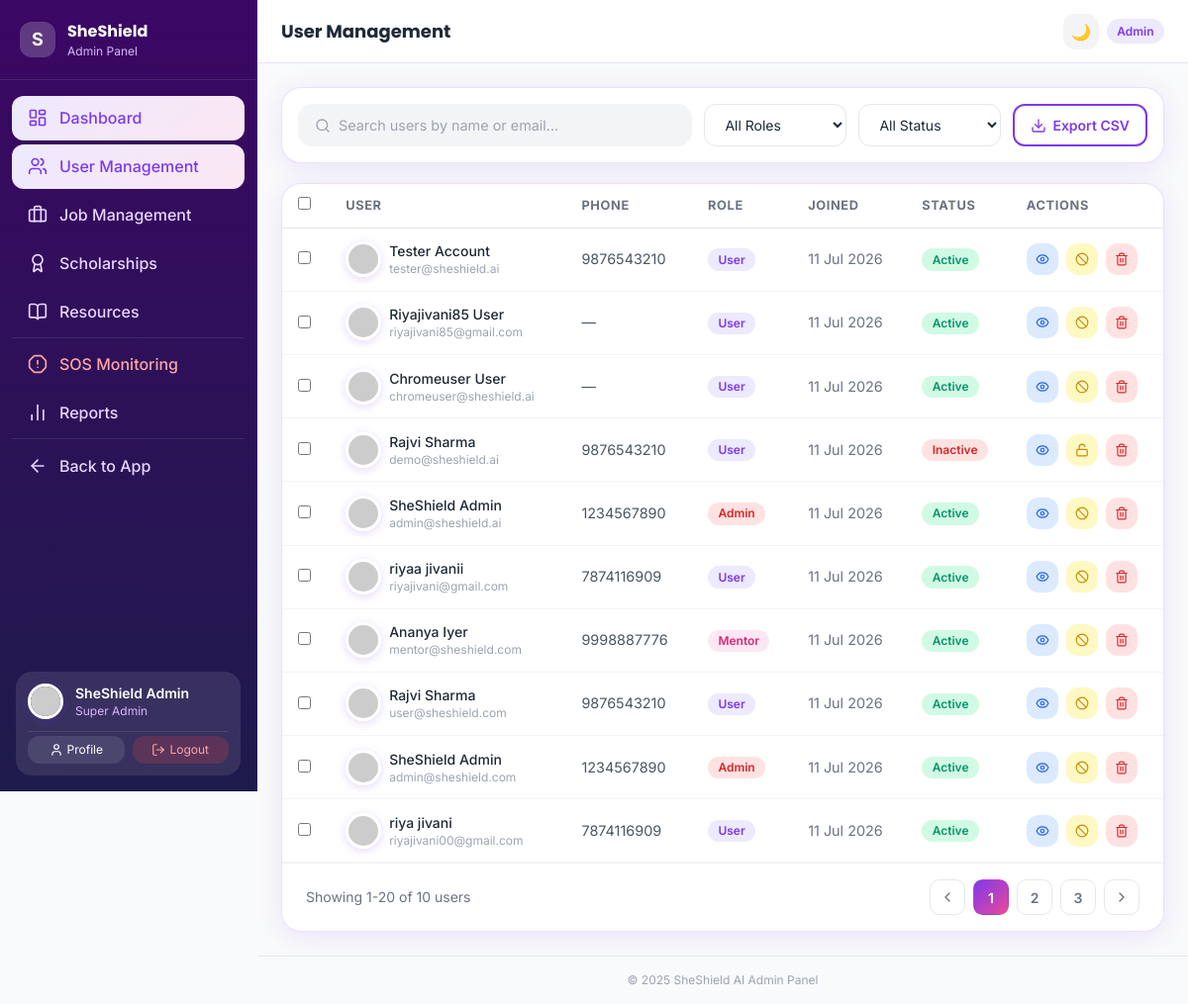
Page /adminpanel/users/ (signed in) on the committed database.
### core/models.py (models this page shows, shortened)
class User(AbstractUser):
    ROLE_CHOICES = [
        ('user', 'User'),
        ('mentor', 'Mentor'),
        ('admin', 'Admin'),
    ]
    role = models.CharField(max_length=10, choices=ROLE_CHOICES, default='user')
    phone = models.CharField(max_length=15, blank=True)
    date_of_birth = models.DateField(null=True, blank=True)
    city = models.CharField(max_length=100, blank=True)
    bio = models.TextField(blank=True)
    profile_photo = models.ImageField(upload_to='profiles/', null=True, blank=True)
    resume = models.FileField(upload_to='resumes/', null=True, blank=True)
    safety_score = models.IntegerField(default=85)
    is_location_sharing = models.BooleanField(default=True)
    created_at = models.DateTimeField(auto_now_add=True)
    @property
    def dob(self):
        return self.date_of_birth

### adminpanel/views.py (the view)
# urls.py: path('adminpanel/users/', views.admin_users_view, name='admin_users'),
@login_required
@user_passes_test(is_admin)
def admin_users_view(request):
    users = User.objects.all().order_by('-date_joined')
    return render(request, 'admin/admin_users.html', {
        'users': users,
        'total': users.count(),
    })

### adminpanel/views.py (called while the page is built)
def is_admin(user):
    return user.is_authenticated and (user.is_staff or user.role == 'admin')

### core/context_processors.py (called while the page is built)
def notifications_processor(request):
    if request.user.is_authenticated:
        recent = request.user.notifications.all().order_by('-created_at')[:5]
        unread = request.user.notifications.filter(is_read=False).count()
        return {
            'recent_notifications': recent,
            'unread_notifications_count': unread,
        }
    return {
        'recent_notifications': [],
        'unread_notifications_count': 0,
    }

### templates/admin/admin_users.html (shortened to what this page needs)
{% extends 'layouts/admin_layout.html' %}
{% load static %}
{% block page_title %}User Management{% endblock %}
{% block content %}
<div class="space-y-5">
  <div class="card p-4">
    <div class="flex flex-col sm:flex-row gap-3">
      <div class="search-bar flex-1">
        <i data-lucide="search" class="w-4 h-4 text-gray-400"></i>
        <input id="userSearch" type="search" placeholder="Search users by name or email…"/>
      </div>
      <select class="form-input w-full sm:w-36 text-sm" id="roleFilter">
        <option value="">All Roles</option><option>User</option><option>Mentor</option><option>Admin</option>
      </select>
      <select class="form-input w-full sm:w-36 text-sm" id="statusFilter">
        <option value="">All Status</option><option>Active</option><option>Inactive</option><option>Banned</option>
      </select>
      <a href="{% url 'admin_export_users' %}" class="btn-outline text-sm py-2 px-4 flex items-center gap-1.5 whitespace-nowrap">
        <i data-lucide="download" class="w-4 h-4"></i> Export CSV
      </a>
    </div>
  </div>
  <div class="card overflow-hidden">
    <div class="overflow-x-auto">
      <table class="data-table">
        <thead>
          <tr>
            <th><input type="checkbox" class="accent-purple-600" id="selectAll"/></th>
            <th>User</th><th>Phone</th><th>Role</th><th>Joined</th><th>Status</th><th>Actions</th>
          </tr>
        </thead>
        <tbody id="userTableBody">
          {% for user in users %}
          <tr class="user-row" data-role="{{ user.role|lower }}">
            <td><input type="checkbox" class="accent-purple-600 row-check"/></td>
            <td>
              <div class="flex items-center gap-2">
                <img src="https://ui-avatars.com/api/?name={{ user.first_name }}&background=7C3AED&color=fff&size=36" class="avatar w-9 h-9"/>
                <div><p class="font-medium text-sm">{{ user.get_full_name }}</p><p class="text-xs text-gray-400">{{ user.email }}</p></div>
              </div>
            </td>
            <td class="text-sm text-gray-600 dark:text-gray-400">{{ user.phone|default:'—' }}</td>
            <td><span class="badge {% if user.role == 'mentor' %}badge-pink{% elif user.role == 'admin' %}badge-red{% else %}badge-purple{% endif %} text-xs">{{ user.role|capfirst }}</span></td>
            <td class="text-sm text-gray-500">{{ user.date_joined|date:'d M Y' }}</td>
            <td>
              <span class="badge status-badge {% if user.is_active %}badge-green{% else %}badge-red{% endif %} text-xs">
                {% if user.is_active %}Active{% else %}Inactive{% endif %}
              </span>
            </td>
            <td>
              <div class="flex items-center gap-2">
                <a href="{% url 'admin_user_detail' pk=user.id %}" class="w-8 h-8 rounded-xl bg-blue-100 dark:bg-blue-900/30 flex items-center justify-center text-blue-600 hover:bg-blue-200 transition"><i data-lucide="eye" class="w-3.5 h-3.5"></i></a>
                <button class="w-8 h-8 rounded-xl bg-yellow-100 dark:bg-yellow-900/30 flex items-center justify-center text-yellow-600 hover:bg-yellow-200 transition" onclick="banUser('{{ user.id }}', this)" title="Toggle active"><i data-lucide="{% if user.is_active %}ban{% else %}unlock{% endif %}" class="w-3.5 h-3.5"></i></button>
                <button class="w-8 h-8 rounded-xl bg-red-100 dark:bg-red-900/30 flex items-center justify-center text-red-600 hover:bg-red-200 transition" onclick="deleteUser('{{ user.id }}', this)" title="Delete user"><i data-lucide="trash-2" class="w-3.5 h-3.5"></i></button>
              </div>
            </td>
          </tr>
          {% endfor %}
        </tbody>
      </table>
    </div>
    <div class="flex items-center justify-between px-6 py-4 border-t border-gray-100 dark:border-purple-900/30">
      <p class="text-sm text-gray-500">Showing {{ start|default:'1' }}-{{ end|default:'20' }} of {{ total|default:'2847' }} users</p>
      <div class="flex gap-2">
        <button class="page-btn"><i data-lucide="chevron-left" class="w-4 h-4"></i></button>
        <button class="page-btn active">1</button>
        <button class="page-btn">2</button>
        <button class="page-btn">3</button>
        <button class="page-btn"><i data-lucide="chevron-right" class="w-4 h-4"></i></button>
      </div>
    </div>
  </div>
</div>
{% endblock %}

### templates/layouts/admin_layout.html (shortened to what this page needs)
{% load static %}
<!DOCTYPE html>
{% load static %}
<html lang="en" class="">
<head>
  <script src="https://cdn.tailwindcss.com"></script>
  <link rel="stylesheet" href="{% static 'css/custom.css' %}"/>
</head>
<body class="bg-gray-50 dark:bg-[#0A0612] min-h-screen">
  <aside id="sidebar" class="sidebar flex flex-col" style="background:linear-gradient(180deg,#3B0764,#1E1B4B);">
    <div class="flex items-center gap-3 px-5 py-5 border-b border-white/10">
      <div class="w-9 h-9 rounded-xl bg-white/20 flex items-center justify-center"><span class="text-white font-bold text-lg">S</span></div>
      <div><p class="font-display font-bold text-white">SheShield</p><p class="text-xs text-purple-300">Admin Panel</p></div>
    </div>
    <nav class="flex-1 px-3 py-4 space-y-1 overflow-y-auto">
      <a href="{% url 'admin_dashboard' %}" class="sidebar-link text-purple-200 hover:text-white hover:bg-white/10" id="adminNav1">
        <i data-lucide="layout-dashboard" class="icon"></i><span>Dashboard</span>
      </a>
      <a href="{% url 'admin_users' %}" class="sidebar-link text-purple-200 hover:text-white hover:bg-white/10">
        <i data-lucide="users" class="icon"></i><span>User Management</span>
      </a>
      <a href="{% url 'admin_jobs' %}" class="sidebar-link text-purple-200 hover:text-white hover:bg-white/10">
        <i data-lucide="briefcase" class="icon"></i><span>Job Management</span>
      </a>
      <a href="{% url 'admin_scholarships' %}" class="sidebar-link text-purple-200 hover:text-white hover:bg-white/10">
        <i data-lucide="award" class="icon"></i><span>Scholarships</span>
      </a>
      <a href="{% url 'admin_resources' %}" class="sidebar-link text-purple-200 hover:text-white hover:bg-white/10">
        <i data-lucide="book-open" class="icon"></i><span>Resources</span>
      </a>
      <div class="section-divider" style="background:rgba(255,255,255,0.1)"></div>
      <a href="{% url 'admin_sos' %}" class="sidebar-link text-red-300 hover:text-white hover:bg-red-900/30">
        <i data-lucide="alert-octagon" class="icon"></i><span>SOS Monitoring</span>
      </a>
      <a href="{% url 'admin_reports' %}" class="sidebar-link text-purple-200 hover:text-white hover:bg-white/10">
        <i data-lucide="bar-chart-2" class="icon"></i><span>Reports</span>
      </a>
      <div class="section-divider" style="background:rgba(255,255,255,0.1)"></div>
      <a href="{% url 'dashboard' %}" class="sidebar-link text-purple-200 hover:text-white hover:bg-white/10">
        <i data-lucide="arrow-left" class="icon"></i><span>Back to App</span>
      </a>
    </nav>
    <div class="px-4 pb-4 mt-auto">
      <div class="p-3 bg-white/10 rounded-2xl space-y-3">
        <div class="flex items-center gap-3">
          <img src="{% if request.user.profile_photo %}{{ request.user.profile_photo.url }}{% else %}https://ui-avatars.com/api/?name={{ request.user.first_name|urlencode }}+{{ request.user.last_name|urlencode }}&background=EC4899&color=fff&size=36{% endif %}" class="avatar w-9 h-9"/>
          <div class="flex-1 min-w-0">
            <p class="text-white font-semibold text-sm truncate">{{ request.user.get_full_name|default:'Admin' }}</p>
            <p class="text-purple-300 text-xs truncate">Super Admin</p>
          </div>
        </div>
        <div class="flex gap-2 pt-1 border-t border-white/10">
          <a href="{% url 'profile' %}" class="flex-1 flex items-center justify-center gap-1 py-1.5 rounded-xl bg-white/10 text-white text-xs hover:bg-white/20 transition" title="Edit Profile">
            <i data-lucide="user" class="w-3.5 h-3.5"></i> Profile
          </a>
          <a href="{% url 'logout' %}" class="flex-1 flex items-center justify-center gap-1 py-1.5 rounded-xl bg-red-500/20 text-red-300 text-xs hover:bg-red-500/40 hover:text-white transition" title="Log Out">
            <i data-lucide="log-out" class="w-3.5 h-3.5"></i> Logout
          </a>
        </div>
      </div>
    </div>
  </aside>
  <div class="main-content lg:ml-[260px] flex flex-col min-h-screen">
    <nav class="navbar flex items-center justify-between px-4 lg:px-6">
      <div class="flex items-center gap-3">
        <h1 class="font-display font-bold text-lg">{% block page_title %}Admin Dashboard{% endblock %}</h1>
      </div>
      <div class="flex items-center gap-2">
        <button data-dark-toggle-btn class="w-9 h-9 rounded-xl bg-gray-100 dark:bg-white/5 flex items-center justify-center"><span data-dark-icon>🌙</span></button>
        <span class="badge badge-purple">Admin</span>
      </div>
    </nav>
    <main class="flex-1 p-4 lg:p-6 xl:p-8">{% block content %}{% endblock %}</main>
    <footer class="py-4 px-6 border-t border-gray-200 dark:border-purple-900/30 text-center text-xs text-gray-400">
      © 2025 SheShield AI Admin Panel
    </footer>
  </div>
</body>
</html>

### static/css/custom.css (style rules this page uses)
:root { --primary: #7C3AED; --primary-light: #A78BFA; --secondary: #EC4899; --secondary-light: #F9A8D4; --accent: #6366F1; --bg-light: #FAFAFA; --bg-dark: #0F0A1E; --card-dark: #1A1030; --text-dark: #1F2937; --text-muted: #6B7280; --gradient-primary: linear-gradient(135deg, #7C3AED 0%, #EC4899 100%); --gradient-soft: linear-gradient(135deg, #EDE9FE 0%, #FCE7F3 100%); --gradient-dark: linear-gradient(135deg, #1A1030 0%, #0F0A1E 100%); --shadow-soft: 0 4px 24px rgba(124, 58, 237, 0.12); --shadow-strong: 0 8px 40px rgba(124, 58, 237, 0.25); --border-light: rgba(124, 58, 237, 0.15); }
*, *::before, *::after { box-sizing: border-box; }
html { scroll-behavior: smooth; }
body { font-family: 'Inter', sans-serif; background: var(--bg-light); color: var(--text-dark); transition: background 0.3s ease, color 0.3s ease; }
h1, h2, h3, h4, h5, h6 { font-family: 'Poppins', sans-serif; }
.card { background: #fff; border-radius: 1.25rem; box-shadow: var(--shadow-soft); border: 1px solid var(--border-light); transition: transform 0.2s ease, box-shadow 0.2s ease; }
.btn-outline { background: transparent; color: var(--primary); border: 2px solid var(--primary); border-radius: 0.75rem; padding: 0.65rem 1.5rem; font-weight: 600; cursor: pointer; transition: all 0.2s; }
.sidebar { width: 260px; height: 100vh; background: #fff; border-right: 1px solid var(--border-light); transition: transform 0.3s ease, width 0.3s ease; position: fixed; top: 0; left: 0; z-index: 50; overflow-y: auto; }
.sidebar-link { display: flex; align-items: center; gap: 0.75rem; padding: 0.65rem 1rem; border-radius: 0.75rem; color: var(--text-muted); font-weight: 500; transition: all 0.2s; cursor: pointer; text-decoration: none; }
.sidebar-link:hover, .sidebar-link.active { background: var(--gradient-soft); color: var(--primary); }
.sidebar-link .icon { width: 20px; height: 20px; flex-shrink: 0; }
.navbar { height: 64px; background: rgba(255,255,255,0.9); backdrop-filter: blur(16px); border-bottom: 1px solid var(--border-light); position: sticky; top: 0; z-index: 40; transition: background 0.3s; }
.form-input { width: 100%; padding: 0.7rem 1rem; border: 1.5px solid #E5E7EB; border-radius: 0.75rem; font-size: 0.95rem; transition: border-color 0.2s, box-shadow 0.2s; background: #fff; color: var(--text-dark); }
.badge { display: inline-flex; align-items: center; padding: 0.2rem 0.65rem; border-radius: 99px; font-size: 0.75rem; font-weight: 600; }
.badge-purple { background: #EDE9FE; color: #7C3AED; }
.badge-pink { background: #FCE7F3; color: #DB2777; }
.badge-green { background: #D1FAE5; color: #059669; }
.badge-red { background: #FEE2E2; color: #DC2626; }
.data-table { width: 100%; border-collapse: collapse; }
.data-table th { padding: 0.75rem 1rem; font-size: 0.8rem; font-weight: 700; text-transform: uppercase; letter-spacing: 0.05em; color: var(--text-muted); border-bottom: 1px solid #E5E7EB; text-align: left; }
.data-table td { padding: 0.85rem 1rem; border-bottom: 1px solid #F3F4F6; font-size: 0.9rem; }
.avatar { border-radius: 50%; object-fit: cover; border: 3px solid #fff; box-shadow: 0 2px 10px rgba(124,58,237,0.2); }
.section-divider { height: 1px; background: linear-gradient(90deg, transparent, var(--border-light), transparent); margin: 1.5rem 0; }
.search-bar { display: flex; align-items: center; gap: 0.5rem; background: #F3F4F6; border: 1.5px solid transparent; border-radius: 0.9rem; padding: 0.55rem 1rem; transition: all 0.2s; }
.search-bar input { background: transparent; border: none; outline: none; font-size: 0.9rem; flex: 1; color: inherit; }
.page-btn { width: 36px; height: 36px; border-radius: 0.6rem; display: flex; align-items: center; justify-content: center; font-size: 0.875rem; font-weight: 600; cursor: pointer; transition: all 0.2s; border: 1.5px solid #E5E7EB; color: var(--text-muted); }
.page-btn:hover, .page-btn.active { background: var(--gradient-primary); color: #fff; border-color: transparent; }

### rows in the picture
User: user.get_full_name "SheShield Admin", get_full_name "SheShield Admin", email "admin@sheshield.com", phone "1234567890", role "Admin", date_joined "11 Jul 2026", is_active "Active"
User: get_full_name "Tester Account", email "tester@sheshield.ai", phone "9876543210", role "User", date_joined "11 Jul 2026", is_active "Active"
User: get_full_name "Riyajivani85 User", email "riyajivani85@gmail.com", phone "—", role "User", date_joined "11 Jul 2026", is_active "Active"
User: get_full_name "Chromeuser User", email "chromeuser@sheshield.ai", phone "—", role "User", date_joined "11 Jul 2026", is_active "Active"
User: get_full_name "Rajvi Sharma", email "demo@sheshield.ai", phone "9876543210", role "User", date_joined "11 Jul 2026", is_active "Inactive"
User: get_full_name "SheShield Admin", email "admin@sheshield.ai", phone "1234567890", role "Admin", date_joined "11 Jul 2026", is_active "Active"
User: get_full_name "riyaa jivanii", email "riyajivani@gmail.com", phone "7874116909", role "User", date_joined "11 Jul 2026", is_active "Active"
User: get_full_name "Ananya Iyer", email "mentor@sheshield.com", phone "9998887776", role "Mentor", date_joined "11 Jul 2026", is_active "Active"
User: get_full_name "Rajvi Sharma", email "user@sheshield.com", phone "9876543210", role "User", date_joined "11 Jul 2026", is_active "Active"
User: get_full_name "riya jivani", email "riyajivani00@gmail.com", phone "7874116909", role "User", date_joined "11 Jul 2026", is_active "Active"

### other values in the picture
{{ start|default:'1' }} "1"
{{ end|default:'20' }} "20"
{{ total|default:'2847' }} "10"
